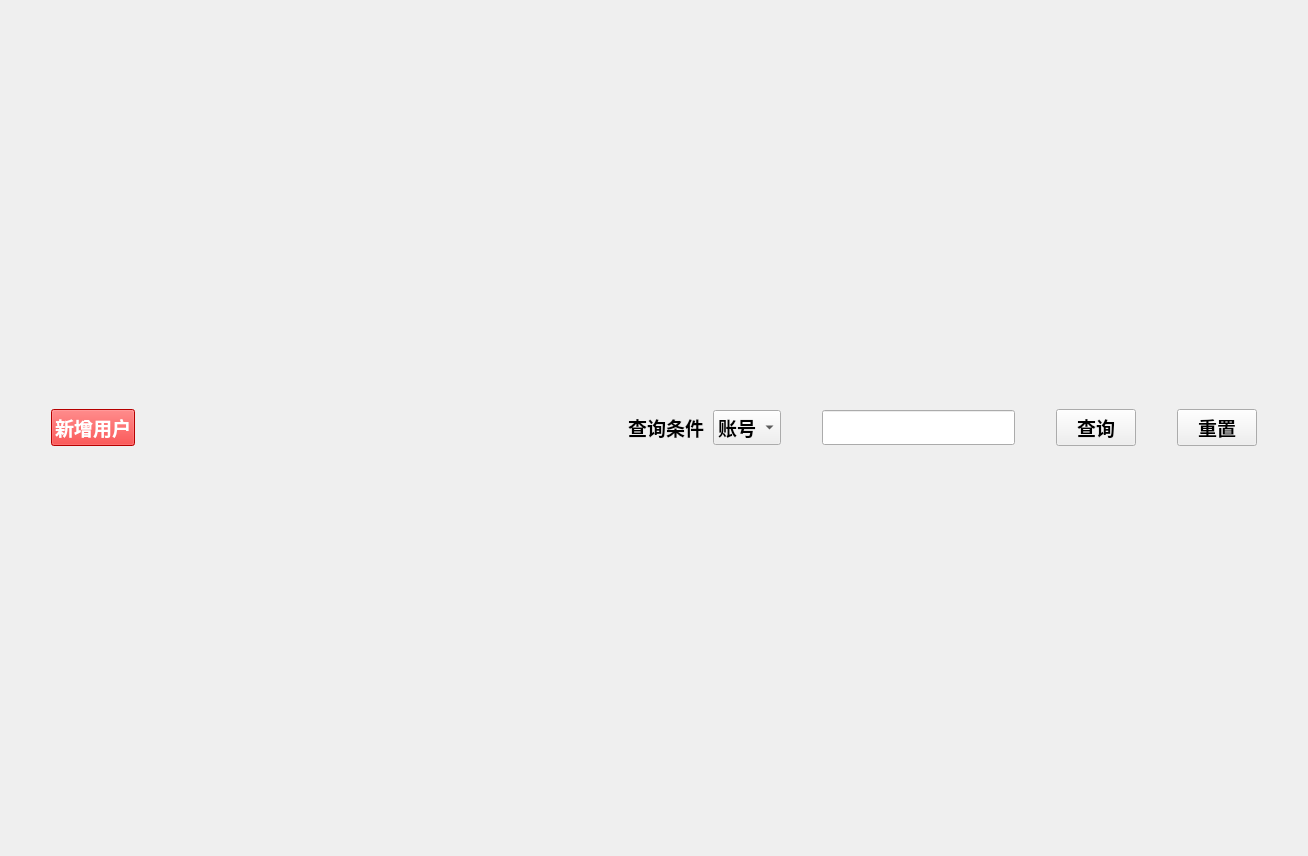
<?xml version="1.0" encoding="UTF-8"?>
<ui version="4.0">
 <class>Form</class>
 <widget class="QWidget" name="Form">
  <property name="geometry">
   <rect>
    <x>0</x>
    <y>0</y>
    <width>1308</width>
    <height>856</height>
   </rect>
  </property>
  <property name="windowTitle">
   <string>Form</string>
  </property>
  <layout class="QVBoxLayout" name="verticalLayout" stretch="0,0">
   <item>
    <layout class="QHBoxLayout" name="horizontalLayout" stretch="0,0,0,0,0,0,0,0,0,0,0,0,0">
     <property name="spacing">
      <number>1</number>
     </property>
     <property name="sizeConstraint">
      <enum>QLayout::SetDefaultConstraint</enum>
     </property>
     <item>
      <spacer name="horizontalSpacer_2">
       <property name="orientation">
        <enum>Qt::Horizontal</enum>
       </property>
       <property name="sizeType">
        <enum>QSizePolicy::Minimum</enum>
       </property>
       <property name="sizeHint" stdset="0">
        <size>
         <width>40</width>
         <height>20</height>
        </size>
       </property>
      </spacer>
     </item>
     <item>
      <widget class="QPushButton" name="pushButton">
       <property name="maximumSize">
        <size>
         <width>120</width>
         <height>16777215</height>
        </size>
       </property>
       <property name="font">
        <font>
         <family>Arial Black</family>
         <pointsize>14</pointsize>
         <weight>75</weight>
         <bold>true</bold>
        </font>
       </property>
       <property name="styleSheet">
        <string notr="true">background-color: rgb(255, 0, 0);
color: rgb(255, 255, 255);</string>
       </property>
       <property name="text">
        <string>新增用户</string>
       </property>
      </widget>
     </item>
     <item>
      <spacer name="horizontalSpacer">
       <property name="orientation">
        <enum>Qt::Horizontal</enum>
       </property>
       <property name="sizeHint" stdset="0">
        <size>
         <width>40</width>
         <height>20</height>
        </size>
       </property>
      </spacer>
     </item>
     <item>
      <widget class="QLabel" name="label_2">
       <property name="sizePolicy">
        <sizepolicy hsizetype="Maximum" vsizetype="Preferred">
         <horstretch>0</horstretch>
         <verstretch>0</verstretch>
        </sizepolicy>
       </property>
       <property name="maximumSize">
        <size>
         <width>16777215</width>
         <height>16777215</height>
        </size>
       </property>
       <property name="font">
        <font>
         <family>Arial Black</family>
         <pointsize>14</pointsize>
         <weight>75</weight>
         <bold>true</bold>
        </font>
       </property>
       <property name="contextMenuPolicy">
        <enum>Qt::NoContextMenu</enum>
       </property>
       <property name="text">
        <string>查询条件</string>
       </property>
      </widget>
     </item>
     <item>
      <widget class="QLabel" name="label">
       <property name="text">
        <string/>
       </property>
      </widget>
     </item>
     <item>
      <widget class="QComboBox" name="comboBox">
       <property name="sizePolicy">
        <sizepolicy hsizetype="Maximum" vsizetype="Maximum">
         <horstretch>0</horstretch>
         <verstretch>0</verstretch>
        </sizepolicy>
       </property>
       <property name="font">
        <font>
         <family>Agency FB</family>
         <pointsize>14</pointsize>
         <weight>75</weight>
         <bold>true</bold>
        </font>
       </property>
       <property name="sizeAdjustPolicy">
        <enum>QComboBox::AdjustToContents</enum>
       </property>
       <property name="iconSize">
        <size>
         <width>30</width>
         <height>20</height>
        </size>
       </property>
       <item>
        <property name="text">
         <string>账号</string>
        </property>
       </item>
       <item>
        <property name="text">
         <string>姓名</string>
        </property>
       </item>
       <item>
        <property name="text">
         <string>电话</string>
        </property>
       </item>
       <item>
        <property name="text">
         <string>邮箱</string>
        </property>
       </item>
      </widget>
     </item>
     <item>
      <spacer name="horizontalSpacer_4">
       <property name="orientation">
        <enum>Qt::Horizontal</enum>
       </property>
       <property name="sizeType">
        <enum>QSizePolicy::Fixed</enum>
       </property>
       <property name="sizeHint" stdset="0">
        <size>
         <width>40</width>
         <height>20</height>
        </size>
       </property>
      </spacer>
     </item>
     <item>
      <widget class="QLineEdit" name="lineEdit">
       <property name="sizePolicy">
        <sizepolicy hsizetype="Fixed" vsizetype="Fixed">
         <horstretch>0</horstretch>
         <verstretch>0</verstretch>
        </sizepolicy>
       </property>
       <property name="font">
        <font>
         <family>Agency FB</family>
         <pointsize>14</pointsize>
         <weight>75</weight>
         <bold>true</bold>
        </font>
       </property>
      </widget>
     </item>
     <item>
      <spacer name="horizontalSpacer_3">
       <property name="orientation">
        <enum>Qt::Horizontal</enum>
       </property>
       <property name="sizeType">
        <enum>QSizePolicy::Fixed</enum>
       </property>
       <property name="sizeHint" stdset="0">
        <size>
         <width>40</width>
         <height>20</height>
        </size>
       </property>
      </spacer>
     </item>
     <item>
      <widget class="QPushButton" name="pushButton_2">
       <property name="font">
        <font>
         <family>Arial Black</family>
         <pointsize>14</pointsize>
         <weight>75</weight>
         <bold>true</bold>
        </font>
       </property>
       <property name="text">
        <string>查询</string>
       </property>
      </widget>
     </item>
     <item>
      <spacer name="horizontalSpacer_6">
       <property name="orientation">
        <enum>Qt::Horizontal</enum>
       </property>
       <property name="sizeType">
        <enum>QSizePolicy::Preferred</enum>
       </property>
       <property name="sizeHint" stdset="0">
        <size>
         <width>40</width>
         <height>20</height>
        </size>
       </property>
      </spacer>
     </item>
     <item>
      <widget class="QPushButton" name="pushButton_3">
       <property name="sizePolicy">
        <sizepolicy hsizetype="Preferred" vsizetype="Fixed">
         <horstretch>0</horstretch>
         <verstretch>0</verstretch>
        </sizepolicy>
       </property>
       <property name="font">
        <font>
         <family>Arial Black</family>
         <pointsize>14</pointsize>
         <weight>75</weight>
         <bold>true</bold>
        </font>
       </property>
       <property name="text">
        <string>重置</string>
       </property>
      </widget>
     </item>
     <item>
      <spacer name="horizontalSpacer_5">
       <property name="orientation">
        <enum>Qt::Horizontal</enum>
       </property>
       <property name="sizeType">
        <enum>QSizePolicy::Fixed</enum>
       </property>
       <property name="sizeHint" stdset="0">
        <size>
         <width>40</width>
         <height>20</height>
        </size>
       </property>
      </spacer>
     </item>
    </layout>
   </item>
   <item>
    <layout class="QVBoxLayout" name="verticalLayout_3"/>
   </item>
  </layout>
 </widget>
 <resources/>
 <connections/>
</ui>
